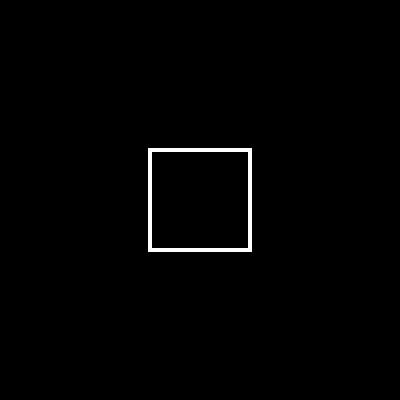
Frame 1 (no input)
Frame 60 (no input): identical to frame 1, image omitted
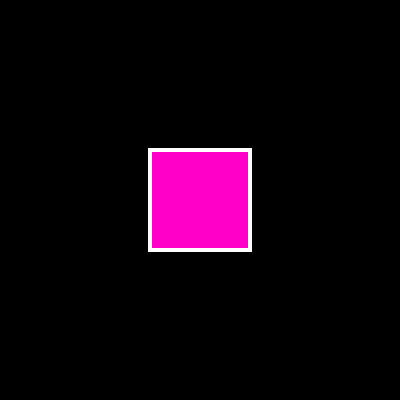
Frame 120 (the mouse pressed at the canvas centre since frame 60)

The p5.js sketch that drew these frames (run headless with seeded random() and noise() and a simulated clock; from frame 60 on, the mouse is pressed at the canvas centre):

// p5.js sketch
// ── sketch.js
var xpos, ypos, xsize, ysize;

function setup() {
  createCanvas(400, 400);
}

function draw() {
  xpos = width/2;
  ypos = height/2;
  xsize = 100;
  ysize = 100;
  
  background(0);
  stroke(255);
  strokeWeight(4);
  noFill();
  if (mouseX > width/2 - xsize/2 && mouseX < width/2 + xsize/2 && mouseY > height/2 - ysize/2 && mouseY < height/2 + ysize/2){
    fill(255,0,200);
  }
  rect(xpos-xsize/2,ypos - ysize/2,xsize,ysize);
}
